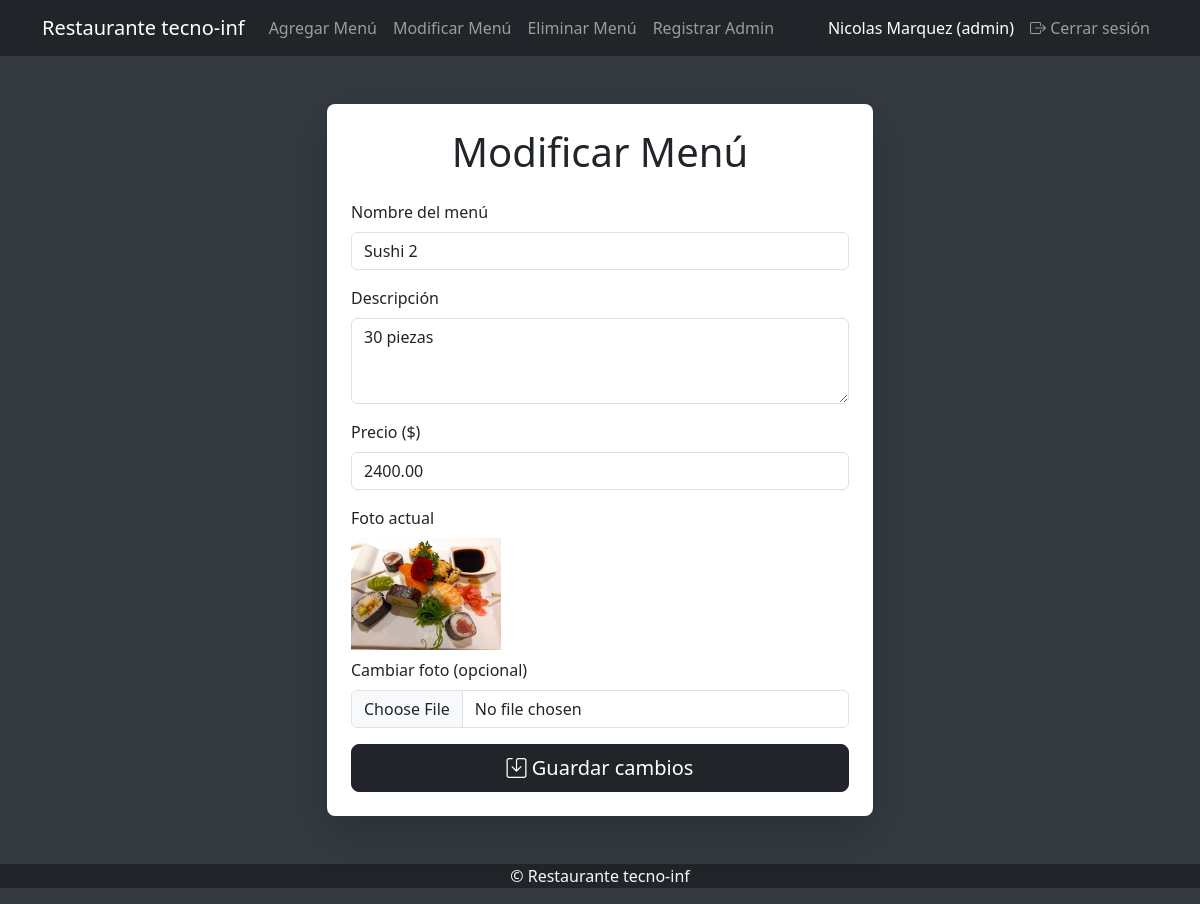
Screenshot of /admin/modificar_menu.php?id=10 (signed in) with the database file from the repository.
### tables this page shows
CREATE TABLE `menu` (
  `id` int NOT NULL AUTO_INCREMENT,
  `nombre` varchar(255) NOT NULL,
  `descripcion` varchar(255) DEFAULT NULL,
  `foto` varchar(255) DEFAULT NULL,
  `precio` decimal(10,2) NOT NULL,
  PRIMARY KEY (`id`)
);

### admin/modificar_menu.php (the view, shortened to what this page needs)
<?php
include $_SERVER['DOCUMENT_ROOT'] . '/bd.php';
    ?>
    <?php
$id = $_GET['id'];
$stmt = $conexion->prepare("SELECT * FROM menu WHERE id = :id");
$stmt->execute([':id' => $id]);
$menu = $stmt->fetch(PDO::FETCH_ASSOC);
?>
<!DOCTYPE html>
<html lang="es">
<head>
    <link href="https://cdn.jsdelivr.net/npm/bootstrap@5.3.2/dist/css/bootstrap.min.css" rel="stylesheet">
    <link href="https://cdn.jsdelivr.net/npm/bootstrap-icons@1.10.5/font/bootstrap-icons.css" rel="stylesheet">
</head>
<body>
    <?php include $_SERVER['DOCUMENT_ROOT'] . '/navbar.php'; ?>
    <div class="container py-5">
        <div class="row justify-content-center">
            <div class="col-lg-6">
                <div class="card shadow-lg border-0 rounded-3">
                    <div class="card-body p-4">
                        <h1 class="text-center mb-4">Modificar Menú</h1>
                        <form action="modificar_menu.php?id=<?php echo $id; ?>" method="post" enctype="multipart/form-data">
                            <div class="mb-3">
                                <label for="nombre" class="form-label">Nombre del menú</label>
                                <input type="text" class="form-control" id="nombre" name="nombre" value="<?php echo htmlspecialchars($menu['nombre']); ?>" required>
                            </div>
                            <div class="mb-3">
                                <label for="descripcion" class="form-label">Descripción</label>
                                <textarea class="form-control" id="descripcion" name="descripcion" rows="3" required><?php echo htmlspecialchars($menu['descripcion']); ?></textarea>
                            </div>
                            <div class="mb-3">
                                <label for="precio" class="form-label">Precio ($)</label>
                                <input type="number" class="form-control" id="precio" name="precio" step="0.01" min="0" value="<?php echo htmlspecialchars($menu['precio']); ?>" required>
                            </div>
                            <div class="mb-3">
                                <label for="foto" class="form-label">Foto actual</label><br>
                                <img src="/<?php echo $menu['foto']; ?>" alt="Foto actual" style="max-width:150px;"><br>
                                <label for="foto" class="form-label mt-2">Cambiar foto (opcional)</label>
                                <input class="form-control" type="file" id="foto" name="foto" accept="image/*">
                            </div>
                            <div class="d-grid">
                                <button type="submit" class="btn btn-dark btn-lg">
                                    <i class="bi bi-save"></i> Guardar cambios
                                </button>
                            </div>
                        </form>
                    </div>
                </div>
            </div>
        </div>
    </div>
    <?php include $_SERVER['DOCUMENT_ROOT'] . '/footer.php'; ?>
</body>
</html>

### admin/modificar_menu.php (style rules this page uses)
body { background-color: #343a40 !important; }

### rows the page displays
menu: nombre "Sushi 2", descripcion "30 piezas", precio "2400.00", foto (picture)

### other values shown
$_SESSION['usuario'] "Nicolas Marquez"
$_SESSION['tipo'] "admin"
